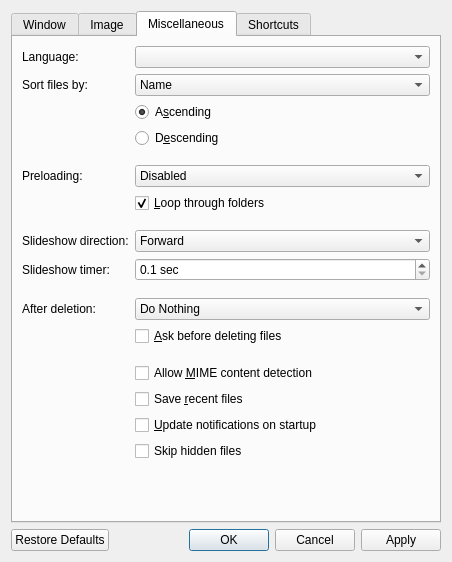
<?xml version="1.0" encoding="UTF-8"?>
<ui version="4.0">
 <class>QVOptionsDialog</class>
 <widget class="QDialog" name="QVOptionsDialog">
  <property name="windowModality">
   <enum>Qt::WindowModality::NonModal</enum>
  </property>
  <property name="geometry">
   <rect>
    <x>0</x>
    <y>0</y>
    <width>452</width>
    <height>562</height>
   </rect>
  </property>
  <property name="windowTitle">
   <string>Settings</string>
  </property>
  <layout class="QVBoxLayout" name="verticalLayout">
   <item>
    <widget class="QTabWidget" name="tabWidget">
     <property name="focusPolicy">
      <enum>Qt::FocusPolicy::NoFocus</enum>
     </property>
     <property name="currentIndex">
      <number>2</number>
     </property>
     <widget class="QWidget" name="window">
      <property name="layoutDirection">
       <enum>Qt::LayoutDirection::LeftToRight</enum>
      </property>
      <attribute name="title">
       <string>Window</string>
      </attribute>
      <layout class="QFormLayout" name="formLayout">
       <item row="0" column="0">
        <widget class="QCheckBox" name="bgColorCheckbox">
         <property name="text">
          <string>Back&amp;ground color:</string>
         </property>
         <property name="checked">
          <bool>true</bool>
         </property>
        </widget>
       </item>
       <item row="0" column="1">
        <widget class="QPushButton" name="bgColorButton">
         <property name="focusPolicy">
          <enum>Qt::FocusPolicy::NoFocus</enum>
         </property>
        </widget>
       </item>
       <item row="1" column="0">
        <widget class="QLabel" name="label">
         <property name="toolTip">
          <string>Changes the amount of information displayed in the titlebar</string>
         </property>
         <property name="text">
          <string>Titlebar text:</string>
         </property>
        </widget>
       </item>
       <item row="1" column="1">
        <widget class="QRadioButton" name="titlebarRadioButton0">
         <property name="text">
          <string>&amp;Basic</string>
         </property>
        </widget>
       </item>
       <item row="2" column="1">
        <widget class="QRadioButton" name="titlebarRadioButton1">
         <property name="text">
          <string>&amp;Minimal</string>
         </property>
         <property name="checked">
          <bool>true</bool>
         </property>
        </widget>
       </item>
       <item row="3" column="1">
        <widget class="QRadioButton" name="titlebarRadioButton2">
         <property name="text">
          <string>&amp;Practical</string>
         </property>
        </widget>
       </item>
       <item row="4" column="1">
        <widget class="QRadioButton" name="titlebarRadioButton3">
         <property name="text">
          <string>&amp;Verbose</string>
         </property>
        </widget>
       </item>
       <item row="6" column="1">
        <spacer name="horizontalSpacer_4">
         <property name="orientation">
          <enum>Qt::Orientation::Horizontal</enum>
         </property>
         <property name="sizeHint" stdset="0">
          <size>
           <width>40</width>
           <height>5</height>
          </size>
         </property>
        </spacer>
       </item>
       <item row="7" column="0">
        <widget class="QLabel" name="label_6">
         <property name="toolTip">
          <string>Control when the window should resize to fit the image's actual size</string>
         </property>
         <property name="text">
          <string>Window matches image size:</string>
         </property>
        </widget>
       </item>
       <item row="7" column="1">
        <widget class="QComboBox" name="windowResizeComboBox">
         <property name="toolTip">
          <string>Control when the window should resize to fit the image's actual size</string>
         </property>
         <property name="currentIndex">
          <number>0</number>
         </property>
         <item>
          <property name="text">
           <string>Never</string>
          </property>
         </item>
         <item>
          <property name="text">
           <string>When launching</string>
          </property>
         </item>
         <item>
          <property name="text">
           <string>When opening images</string>
          </property>
         </item>
        </widget>
       </item>
       <item row="8" column="0">
        <widget class="QLabel" name="minWindowResizeLabel">
         <property name="text">
          <string>Minimum size:</string>
         </property>
        </widget>
       </item>
       <item row="8" column="1">
        <widget class="QSpinBox" name="minWindowResizeSpinBox">
         <property name="toolTip">
          <string>Control the minimum size that the window should reach when matching the image's actual size</string>
         </property>
         <property name="suffix">
          <string>% of screen size</string>
         </property>
         <property name="minimum">
          <number>0</number>
         </property>
         <property name="maximum">
          <number>100</number>
         </property>
         <property name="singleStep">
          <number>5</number>
         </property>
         <property name="value">
          <number>20</number>
         </property>
        </widget>
       </item>
       <item row="9" column="0">
        <widget class="QLabel" name="maxWindowResizeLabel">
         <property name="toolTip">
          <string>Control the maximum size that the window should reach when matching the image's actual size</string>
         </property>
         <property name="text">
          <string>Maximum size:</string>
         </property>
        </widget>
       </item>
       <item row="9" column="1">
        <widget class="QSpinBox" name="maxWindowResizeSpinBox">
         <property name="toolTip">
          <string>Control the maximum size that the window should reach when matching the image's actual size</string>
         </property>
         <property name="suffix">
          <string>% of screen size</string>
         </property>
         <property name="minimum">
          <number>0</number>
         </property>
         <property name="maximum">
          <number>100</number>
         </property>
         <property name="singleStep">
          <number>5</number>
         </property>
         <property name="value">
          <number>70</number>
         </property>
        </widget>
       </item>
       <item row="10" column="1">
        <spacer name="horizontalSpacer_3">
         <property name="orientation">
          <enum>Qt::Orientation::Horizontal</enum>
         </property>
         <property name="sizeHint" stdset="0">
          <size>
           <width>40</width>
           <height>5</height>
          </size>
         </property>
        </spacer>
       </item>
       <item row="13" column="1">
        <widget class="QCheckBox" name="darkTitlebarCheckbox">
         <property name="toolTip">
          <string>Choose whether or not the titlebar should always be dark regardless of your chosen macOS appearance</string>
         </property>
         <property name="text">
          <string>&amp;Titlebar always dark</string>
         </property>
         <property name="checked">
          <bool>true</bool>
         </property>
        </widget>
       </item>
       <item row="11" column="1">
        <widget class="QCheckBox" name="menubarCheckbox">
         <property name="text">
          <string>Show menubar</string>
         </property>
        </widget>
       </item>
       <item row="12" column="1">
        <widget class="QCheckBox" name="detailsInFullscreen">
         <property name="toolTip">
          <string>Choose whether or not to display the titlebar text while in fullscreen</string>
         </property>
         <property name="text">
          <string>Show titlebar text in fullscreen</string>
         </property>
        </widget>
       </item>
       <item row="14" column="1">
        <widget class="QCheckBox" name="quitOnLastWindowCheckbox">
         <property name="text">
          <string>&amp;Quit on last window closed</string>
         </property>
        </widget>
       </item>
      </layout>
     </widget>
     <widget class="QWidget" name="image">
      <attribute name="title">
       <string>Image</string>
      </attribute>
      <layout class="QFormLayout" name="formLayout_4">
       <item row="0" column="0">
        <widget class="QLabel" name="label_2">
         <property name="text">
          <string>Scaling:</string>
         </property>
        </widget>
       </item>
       <item row="0" column="1">
        <widget class="QCheckBox" name="filteringCheckbox">
         <property name="toolTip">
          <string>Turn this off to see individual pixels</string>
         </property>
         <property name="text">
          <string>&amp;Bilinear filtering</string>
         </property>
         <property name="checked">
          <bool>true</bool>
         </property>
        </widget>
       </item>
       <item row="1" column="1">
        <widget class="QCheckBox" name="scalingCheckbox">
         <property name="toolTip">
          <string>Images appear aliased (having jagged edges) without this, but it is faster</string>
         </property>
         <property name="text">
          <string>&amp;Image scaling</string>
         </property>
         <property name="checked">
          <bool>true</bool>
         </property>
        </widget>
       </item>
       <item row="2" column="1">
        <widget class="QCheckBox" name="scalingTwoCheckbox">
         <property name="toolTip">
          <string>Choose whether or not the image continues to be scaled when zooming above the window size (can be laggier with large images)</string>
         </property>
         <property name="text">
          <string>&amp;Scaling above window size</string>
         </property>
         <property name="checked">
          <bool>true</bool>
         </property>
        </widget>
       </item>
       <item row="4" column="0">
        <widget class="QLabel" name="label_3">
         <property name="toolTip">
          <string>The amount to zoom every scroll wheel click</string>
         </property>
         <property name="text">
          <string>Zoom amount:</string>
         </property>
        </widget>
       </item>
       <item row="4" column="1">
        <widget class="QSpinBox" name="scaleFactorSpinBox">
         <property name="toolTip">
          <string>The amount to zoom every scroll wheel click</string>
         </property>
         <property name="suffix">
          <string notr="true">%</string>
         </property>
         <property name="minimum">
          <number>1</number>
         </property>
         <property name="maximum">
          <number>200</number>
         </property>
         <property name="singleStep">
          <number>5</number>
         </property>
         <property name="value">
          <number>25</number>
         </property>
        </widget>
       </item>
       <item row="5" column="1">
        <widget class="QCheckBox" name="scrollZoomsCheckbox">
         <property name="toolTip">
          <string>Choose whether scrolling zooms or moves the image (alternative can be accessed at any time by holding ctrl/cmd)</string>
         </property>
         <property name="text">
          <string>Scrolling &amp;zooms</string>
         </property>
         <property name="checked">
          <bool>true</bool>
         </property>
        </widget>
       </item>
       <item row="7" column="1">
        <spacer name="horizontalSpacer">
         <property name="orientation">
          <enum>Qt::Orientation::Horizontal</enum>
         </property>
         <property name="sizeHint" stdset="0">
          <size>
           <width>40</width>
           <height>5</height>
          </size>
         </property>
        </spacer>
       </item>
       <item row="9" column="1">
        <widget class="QCheckBox" name="pastActualSizeCheckbox">
         <property name="toolTip">
          <string>Stop the image from going past its actual size when resizing the window - you can still zoom past it though</string>
         </property>
         <property name="text">
          <string>Image resizes &amp;past actual size</string>
         </property>
         <property name="checked">
          <bool>true</bool>
         </property>
        </widget>
       </item>
       <item row="8" column="1">
        <widget class="QComboBox" name="cropModeComboBox">
         <property name="sizePolicy">
          <sizepolicy hsizetype="Preferred" vsizetype="Preferred">
           <horstretch>0</horstretch>
           <verstretch>0</verstretch>
          </sizepolicy>
         </property>
         <property name="toolTip">
          <string>Ignores select sides of an image when fitting to window (some sides will extend beyond the window boundaries)</string>
         </property>
         <item>
          <property name="text">
           <string>Fit whole image</string>
          </property>
         </item>
         <item>
          <property name="text">
           <string>Fit height</string>
          </property>
         </item>
         <item>
          <property name="text">
           <string>Fit width</string>
          </property>
         </item>
        </widget>
       </item>
       <item row="8" column="0">
        <widget class="QLabel" name="cropModeLabel">
         <property name="toolTip">
          <string>Ignores select sides of an image when fitting to window (some sides will extend beyond the window boundaries)</string>
         </property>
         <property name="text">
          <string>On window resize:</string>
         </property>
        </widget>
       </item>
       <item row="3" column="1">
        <spacer name="horizontalSpacer_2">
         <property name="orientation">
          <enum>Qt::Orientation::Horizontal</enum>
         </property>
         <property name="sizeHint" stdset="0">
          <size>
           <width>40</width>
           <height>5</height>
          </size>
         </property>
        </spacer>
       </item>
       <item row="6" column="1">
        <widget class="QCheckBox" name="cursorZoomCheckbox">
         <property name="toolTip">
          <string>Choose whether or not zooming in and out above 100% zoom will zoom towards the cursor</string>
         </property>
         <property name="text">
          <string>Zoom &amp;towards cursor</string>
         </property>
         <property name="checked">
          <bool>true</bool>
         </property>
        </widget>
       </item>
       <item row="10" column="1">
        <spacer name="horizontalSpacer_9">
         <property name="orientation">
          <enum>Qt::Orientation::Horizontal</enum>
         </property>
         <property name="sizeHint" stdset="0">
          <size>
           <width>40</width>
           <height>5</height>
          </size>
         </property>
        </spacer>
       </item>
       <item row="11" column="0">
        <widget class="QLabel" name="colorSpaceConversionLabel">
         <property name="text">
          <string>Color space conversion:</string>
         </property>
        </widget>
       </item>
       <item row="11" column="1">
        <widget class="QComboBox" name="colorSpaceConversionComboBox">
         <property name="sizePolicy">
          <sizepolicy hsizetype="Preferred" vsizetype="Preferred">
           <horstretch>0</horstretch>
           <verstretch>0</verstretch>
          </sizepolicy>
         </property>
         <item>
          <property name="text">
           <string>Disabled</string>
          </property>
         </item>
         <item>
          <property name="text">
           <string>Auto-detect</string>
          </property>
         </item>
         <item>
          <property name="text">
           <string>sRGB</string>
          </property>
         </item>
         <item>
          <property name="text">
           <string>Display P3</string>
          </property>
         </item>
        </widget>
       </item>
      </layout>
     </widget>
     <widget class="QWidget" name="misc">
      <attribute name="title">
       <string>Miscellaneous</string>
      </attribute>
      <layout class="QFormLayout" name="formLayout_3">
       <item row="0" column="0">
        <widget class="QLabel" name="langComboLabel">
         <property name="text">
          <string>Language:</string>
         </property>
        </widget>
       </item>
       <item row="0" column="1">
        <widget class="QComboBox" name="langComboBox"/>
       </item>
       <item row="1" column="0">
        <widget class="QLabel" name="label_8">
         <property name="text">
          <string>Sort files by:</string>
         </property>
        </widget>
       </item>
       <item row="1" column="1">
        <widget class="QComboBox" name="sortComboBox">
         <item>
          <property name="text">
           <string>Name</string>
          </property>
         </item>
         <item>
          <property name="text">
           <string>Date Modified</string>
          </property>
         </item>
         <item>
          <property name="text">
           <string>Date Created</string>
          </property>
         </item>
         <item>
          <property name="text">
           <string>Size</string>
          </property>
         </item>
         <item>
          <property name="text">
           <string>Type</string>
          </property>
         </item>
         <item>
          <property name="text">
           <string>Random</string>
          </property>
         </item>
        </widget>
       </item>
       <item row="2" column="1">
        <widget class="QRadioButton" name="descendingRadioButton0">
         <property name="text">
          <string>A&amp;scending</string>
         </property>
         <property name="checked">
          <bool>true</bool>
         </property>
        </widget>
       </item>
       <item row="3" column="1">
        <widget class="QRadioButton" name="descendingRadioButton1">
         <property name="text">
          <string>D&amp;escending</string>
         </property>
        </widget>
       </item>
       <item row="4" column="1">
        <spacer name="horizontalSpacer_6">
         <property name="orientation">
          <enum>Qt::Orientation::Horizontal</enum>
         </property>
         <property name="sizeHint" stdset="0">
          <size>
           <width>40</width>
           <height>5</height>
          </size>
         </property>
        </spacer>
       </item>
       <item row="5" column="0">
        <widget class="QLabel" name="label_7">
         <property name="toolTip">
          <string>Controls the amount of images preloaded</string>
         </property>
         <property name="text">
          <string>Preloading:</string>
         </property>
        </widget>
       </item>
       <item row="5" column="1">
        <widget class="QComboBox" name="preloadingComboBox">
         <property name="toolTip">
          <string>Controls the amount of images preloaded</string>
         </property>
         <property name="currentIndex">
          <number>0</number>
         </property>
         <item>
          <property name="text">
           <string>Disabled</string>
          </property>
         </item>
         <item>
          <property name="text">
           <string>Adjacent</string>
          </property>
         </item>
         <item>
          <property name="text">
           <string>Extended</string>
          </property>
         </item>
        </widget>
       </item>
       <item row="6" column="1">
        <widget class="QCheckBox" name="loopFoldersCheckbox">
         <property name="toolTip">
          <string>Controls whether or not qView should go back to the first item after reaching the end of a folder</string>
         </property>
         <property name="text">
          <string>&amp;Loop through folders</string>
         </property>
         <property name="checked">
          <bool>true</bool>
         </property>
        </widget>
       </item>
       <item row="7" column="1">
        <spacer name="horizontalSpacer_5">
         <property name="orientation">
          <enum>Qt::Orientation::Horizontal</enum>
         </property>
         <property name="sizeHint" stdset="0">
          <size>
           <width>40</width>
           <height>5</height>
          </size>
         </property>
        </spacer>
       </item>
       <item row="8" column="0">
        <widget class="QLabel" name="label_4">
         <property name="text">
          <string>Slideshow direction:</string>
         </property>
        </widget>
       </item>
       <item row="8" column="1">
        <widget class="QComboBox" name="slideshowDirectionComboBox">
         <item>
          <property name="text">
           <string>Forward</string>
          </property>
         </item>
         <item>
          <property name="text">
           <string>Backward</string>
          </property>
         </item>
        </widget>
       </item>
       <item row="9" column="0">
        <widget class="QLabel" name="label_5">
         <property name="text">
          <string>Slideshow timer:</string>
         </property>
        </widget>
       </item>
       <item row="9" column="1">
        <widget class="QDoubleSpinBox" name="slideshowTimerSpinBox">
         <property name="suffix">
          <string> sec</string>
         </property>
         <property name="decimals">
          <number>1</number>
         </property>
         <property name="minimum">
          <double>0.100000000000000</double>
         </property>
         <property name="maximum">
          <double>999.899999999999977</double>
         </property>
         <property name="singleStep">
          <double>0.100000000000000</double>
         </property>
        </widget>
       </item>
       <item row="10" column="1">
        <spacer name="horizontalSpacer_7">
         <property name="orientation">
          <enum>Qt::Orientation::Horizontal</enum>
         </property>
         <property name="sizeHint" stdset="0">
          <size>
           <width>40</width>
           <height>5</height>
          </size>
         </property>
        </spacer>
       </item>
       <item row="14" column="1">
        <widget class="QCheckBox" name="mimeContentDetectionCheckbox">
         <property name="toolTip">
          <string>Detect supported files in folder even if extension isn't recognized (may be slow with larger/network folders)</string>
         </property>
         <property name="text">
          <string>Allow &amp;MIME content detection</string>
         </property>
        </widget>
       </item>
       <item row="15" column="1">
        <widget class="QCheckBox" name="saveRecentsCheckbox">
         <property name="text">
          <string>Save &amp;recent files</string>
         </property>
        </widget>
       </item>
       <item row="16" column="1">
        <widget class="QCheckBox" name="updateCheckbox">
         <property name="text">
          <string extracomment="The notifications are for new qView releases">&amp;Update notifications on startup</string>
         </property>
        </widget>
       </item>
       <item row="17" column="1">
        <widget class="QCheckBox" name="skipHiddenCheckbox">
         <property name="toolTip">
          <string>Skip hidden files when browsing to the next/previous file</string>
         </property>
         <property name="text">
          <string extracomment="Don't view files with 'hidden' attribute">Skip hidden files</string>
         </property>
        </widget>
       </item>
       <item row="11" column="1">
        <widget class="QComboBox" name="afterDeletionComboBox">
         <property name="currentIndex">
          <number>1</number>
         </property>
         <item>
          <property name="text">
           <string>Move Back</string>
          </property>
         </item>
         <item>
          <property name="text">
           <string>Do Nothing</string>
          </property>
         </item>
         <item>
          <property name="text">
           <string>Move Forward</string>
          </property>
         </item>
        </widget>
       </item>
       <item row="11" column="0">
        <widget class="QLabel" name="label_10">
         <property name="text">
          <string>After deletion:</string>
         </property>
        </widget>
       </item>
       <item row="12" column="1">
        <widget class="QCheckBox" name="askDeleteCheckbox">
         <property name="text">
          <string>&amp;Ask before deleting files</string>
         </property>
        </widget>
       </item>
       <item row="13" column="1">
        <spacer name="horizontalSpacer_8">
         <property name="orientation">
          <enum>Qt::Orientation::Horizontal</enum>
         </property>
         <property name="sizeHint" stdset="0">
          <size>
           <width>40</width>
           <height>5</height>
          </size>
         </property>
        </spacer>
       </item>
      </layout>
     </widget>
     <widget class="QWidget" name="shortcuts">
      <attribute name="title">
       <string>Shortcuts</string>
      </attribute>
      <layout class="QVBoxLayout" name="verticalLayout_2">
       <item>
        <widget class="QTableWidget" name="shortcutsTable">
         <property name="editTriggers">
          <set>QAbstractItemView::EditTrigger::NoEditTriggers</set>
         </property>
         <property name="alternatingRowColors">
          <bool>true</bool>
         </property>
         <property name="selectionMode">
          <enum>QAbstractItemView::SelectionMode::SingleSelection</enum>
         </property>
         <property name="selectionBehavior">
          <enum>QAbstractItemView::SelectionBehavior::SelectRows</enum>
         </property>
         <property name="showGrid">
          <bool>false</bool>
         </property>
         <property name="rowCount">
          <number>0</number>
         </property>
         <property name="columnCount">
          <number>2</number>
         </property>
         <attribute name="horizontalHeaderCascadingSectionResizes">
          <bool>true</bool>
         </attribute>
         <attribute name="horizontalHeaderDefaultSectionSize">
          <number>150</number>
         </attribute>
         <attribute name="horizontalHeaderHighlightSections">
          <bool>false</bool>
         </attribute>
         <attribute name="horizontalHeaderStretchLastSection">
          <bool>true</bool>
         </attribute>
         <attribute name="verticalHeaderVisible">
          <bool>false</bool>
         </attribute>
         <column>
          <property name="text">
           <string>Action</string>
          </property>
         </column>
         <column>
          <property name="text">
           <string>Shortcuts</string>
          </property>
         </column>
        </widget>
       </item>
      </layout>
     </widget>
    </widget>
   </item>
   <item>
    <widget class="QDialogButtonBox" name="buttonBox">
     <property name="focusPolicy">
      <enum>Qt::FocusPolicy::NoFocus</enum>
     </property>
     <property name="orientation">
      <enum>Qt::Orientation::Horizontal</enum>
     </property>
     <property name="standardButtons">
      <set>QDialogButtonBox::StandardButton::Apply|QDialogButtonBox::StandardButton::Cancel|QDialogButtonBox::StandardButton::Ok|QDialogButtonBox::StandardButton::RestoreDefaults</set>
     </property>
    </widget>
   </item>
  </layout>
 </widget>
 <resources/>
 <connections>
  <connection>
   <sender>buttonBox</sender>
   <signal>rejected()</signal>
   <receiver>QVOptionsDialog</receiver>
   <slot>reject()</slot>
   <hints>
    <hint type="sourcelabel">
     <x>325</x>
     <y>332</y>
    </hint>
    <hint type="destinationlabel">
     <x>286</x>
     <y>274</y>
    </hint>
   </hints>
  </connection>
  <connection>
   <sender>buttonBox</sender>
   <signal>accepted()</signal>
   <receiver>QVOptionsDialog</receiver>
   <slot>accept()</slot>
   <hints>
    <hint type="sourcelabel">
     <x>257</x>
     <y>332</y>
    </hint>
    <hint type="destinationlabel">
     <x>157</x>
     <y>274</y>
    </hint>
   </hints>
  </connection>
 </connections>
</ui>
